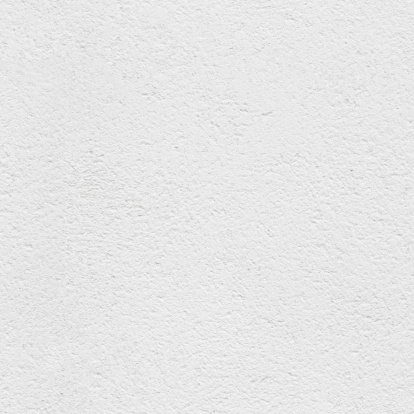
#> input picture nocrack .jpg, 414 x 414 px
$ jupyter execute --allow-errors main.ipynb   (shell and % lines are left out)   (older library calls are emulated)
#> lines starting #> are read from the running program, lines starting #| are printed output that depends on the picture
[cell 1]
import cv2
import numpy as np
from matplotlib import pyplot as plt
from matplotlib import style

[cell 2]
# function to filter noises and detect crack
def segmentCrack (img,minSize,imgTitle,detectCrack=True):
    nlabels, labels, stats, centroids = cv2.connectedComponentsWithStats(img, None, None, None, 8, cv2.CV_32S)
    sizes = stats[1:, -1]
    img2 = np.zeros((labels.shape), np.uint8)

    for i in range(0, nlabels - 1):
        if sizes[i] >= minSize :
            img2[labels == i + 1] = 255

    res = cv2.bitwise_not(img2)


    ret, labels = cv2.connectedComponents(res)


    if (detectCrack==True):
        if (len(np.unique(labels))-1)>=1 :
            s = 'Crack detected'
            boxColor = 'red'
        else :
            s = "Good wall condition"
            boxColor = 'green'

        output= plt.imshow(res,cmap='gray'),plt.axis('off'),plt.text(50, 50, s,fontsize=15,color='yellow', bbox=dict(facecolor=boxColor,alpha=0.5)),plt.title(imgTitle)
    else :
        output=plt.imshow(res,cmap='gray'),plt.axis('off'),plt.title(imgTitle)

    return res # return the segmented image

[cell 3]
no_crack = cv2.imread('nocrack .jpg')
#> no_crack is the input picture: shape (414, 414, 3); mean B, G, R 230.4, 230.4, 230.4

no_crack_blur = cv2.medianBlur(no_crack,5)

no_crack_gray = cv2.cvtColor(no_crack_blur,cv2.COLOR_BGR2GRAY)

plt.subplot(1,2,1)
plt.imshow(no_crack,cmap='gray'), plt.axis('off'),plt.title("No crack Original Image")
plt.subplot(1,2,2)
plt.imshow(no_crack_gray,cmap='gray'), plt.axis('off'),plt.title("No crack (Blurred and Grayscale)")
plt.subplots_adjust(right=2)
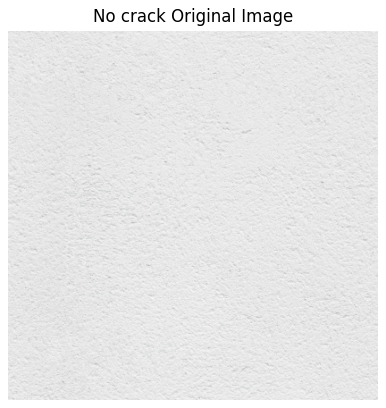
#> figure drawn by matplotlib, 2 panels; B, G, R data is drawn as R, G, B

[cell 4]
no_crack_threshold = cv2.adaptiveThreshold(no_crack_gray,255,cv2.ADAPTIVE_THRESH_GAUSSIAN_C,cv2.THRESH_BINARY_INV,11,2)
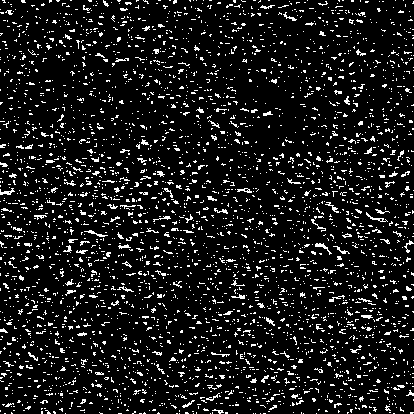
#> no_crack_threshold: shape (414, 414); 9.8% white in thin lines or dots
plt.imshow(no_crack_threshold,cmap='gray'),plt.axis('off'),plt.title("No crack (after adaptive thresholding)")

[cell 5]
output_no_crack=segmentCrack(no_crack_threshold,1200,"No crack(Output)")
#> in segmentCrack, `nlabels, labels, stats, centroids = cv2.connectedComponentsWithStats(i..`:
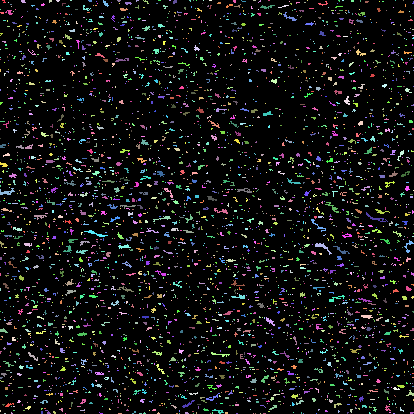
#> labels: shape (414, 414) int32; 3528 distinct labels, from 0 to 3527; one colour per label, 0 black
#> in segmentCrack, `nlabels, labels, stats, centroids = cv2.connectedComponentsWithStats(i..`: nlabels = 3528; centroids = 3528 pairs, first value 0 to 413, second value 0 to 413
#> in segmentCrack, `sizes = stats[1:, -1]`: sizes = 3527 values, max 55 at index 1971, min 1 at index 6, mean 4.77
#> after the loop in segmentCrack, `for i in range(0, nlabels - 1):`: img2: shape (414, 414); every value is 0
#> in segmentCrack, `res = cv2.bitwise_not(img2)`: res: shape (414, 414); every value is 255
#> in segmentCrack, `ret, labels = cv2.connectedComponents(res)`: labels: shape (414, 414) int32; every value is 1
#> in segmentCrack, `ret, labels = cv2.connectedComponents(res)`: ret = 2

[cell 6]
crack_1 = cv2.imread('crack.jpg')

#> (the rest of this cell did not finish here and is left out)

#> (a cell that did not finish here is left out)

#> (a cell that did not finish here is left out)

#> (a cell that did not finish here is left out)

[cell 10]
se= cv2.getStructuringElement(cv2.MORPH_RECT,(50,50))
#> (the rest of this cell did not finish here and is left out)

[cell 11]
kernel = cv2.getStructuringElement(cv2.MORPH_RECT,(10,10))
#> (the rest of this cell did not finish here and is left out)

#> (a cell that did not finish here is left out)

[cell 13]
crack_1 = cv2.imread('crack.jpg')

Estimation of crack length and width

[cell 14]
""" Scaling factor in test image used is 883,642 nm/Px """
from skimage.morphology import medial_axis
from skimage.filters import threshold_otsu, gaussian
import numpy as np
import tifffile as tiff
from PIL import Image
#-----------------------------------------------------------------------------

#> (the rest of this cell did not finish here and is left out)

Airflow Calculation

[cell 15]
import numpy as np
import math
import matplotlib.pyplot as plt
import pandas as pd

tin = 273+21 # Inside temp
#> tin = 294
g = 9.81
hh = 6.5 # Height of the crack from the ground level
Np = 4.5 # Neutral pressure plane
R = 287 # Ideal gas coefficient
P = 101325 # Outside Pressure
H = 0.35 # Depth of the wall
#> (the rest of this cell did not finish here and is left out)
